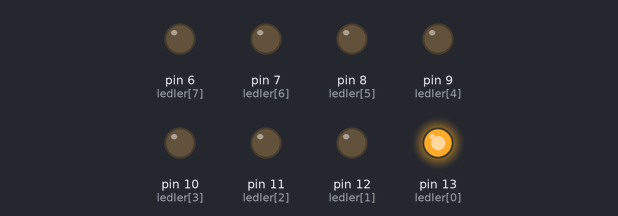
A sketch run on a simulated Arduino Uno, built with avr-gcc and run on an emulated ATmega328P. Shown: output pins drawn as LEDs (lit = HIGH).

Above: at 0.05 s.
At 0.55 s:
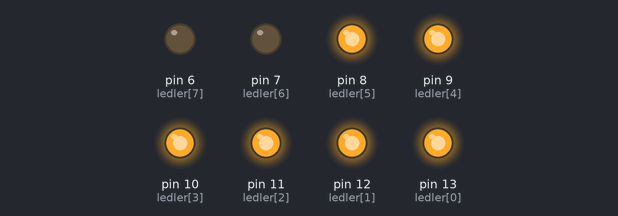
At 0.85 s:
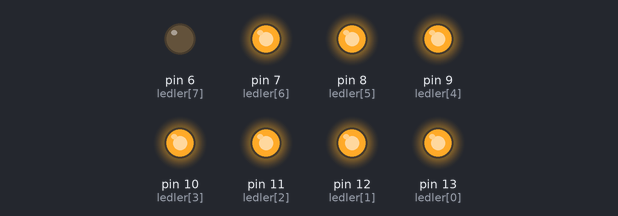
At 1.75 s:
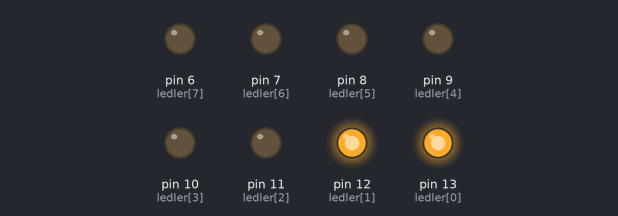
At 2.65 s:
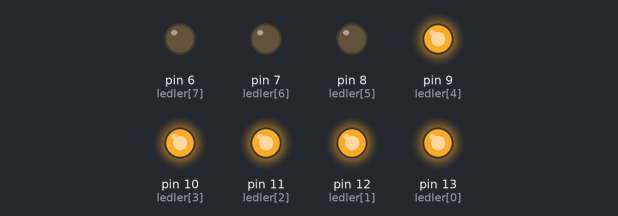
At 3.55 s:
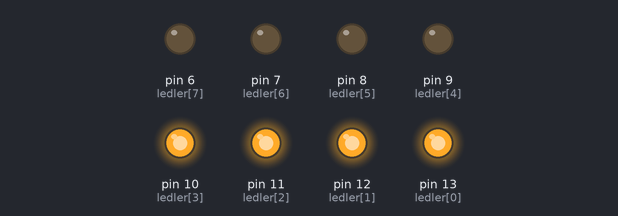
Timing chart, 0 to 3.9 s (numbered marks = the images above):
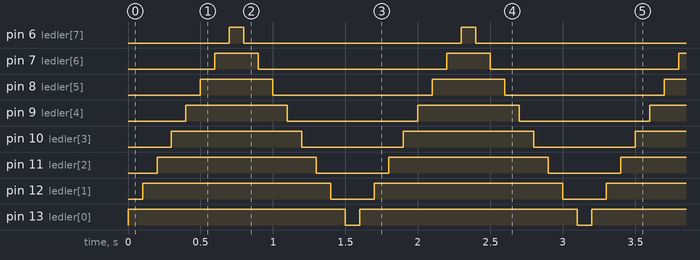

Measured:
- by itself, pin 6 (ledler[7]): alternates HIGH for 0.10 s and LOW for 1.5 s
- by itself, pin 7 (ledler[6]): alternates HIGH for 0.30 s and LOW for 1.3 s
- by itself, pin 8 (ledler[5]): alternates HIGH for 0.50 s and LOW for 1.1 s
- by itself, pin 9 (ledler[4]): alternates HIGH for 0.70 s and LOW for 0.90 s
- by itself, pin 10 (ledler[3]): alternates HIGH for 0.90 s and LOW for 0.70 s
- by itself, pin 11 (ledler[2]): alternates HIGH for 1.1 s and LOW for 0.50 s
- by itself, pin 12 (ledler[1]): alternates HIGH for 1.3 s and LOW for 0.30 s
- by itself, pin 13 (ledler[0]): alternates HIGH for 1.5 s and LOW for 0.10 s

The sketch:

sekiz_led_if_whil_lys.ino
```cpp
//değişkenler
int led1 = 13;
int led2 = 12;
int led3 = 11;
int led4 = 10;

int ledler[8] = {13, 12, 11, 10, 9, 8, 7, 6};

int sure = 100; //mili saniye (mS)
int x = 0;

void setup() {

  for (int x = 0; x < 8; x++) {
    pinMode(ledler[x], OUTPUT);
  }
}

void loop() {
  while (x < 16) {
    if (x < 8) {
      digitalWrite(ledler[x], HIGH);
      delay(sure);
//      digitalWrite(ledler[x], LOW);
//      delay(sure);
    }

    //if(x==10) continue;// donguyu gerı ilk durum dondurur
    //if(x==10) break;   // donguden çıkr.

    if (x > 7) {
//      digitalWrite(ledler[15 - x], HIGH);
//      delay(sure);
      digitalWrite(ledler[15-x], LOW);
      delay(sure);
    }
    x++;    //x=x+1 analamındadır.
  }//while
  x = 0;    //değişkeni sıfırla
}
```
